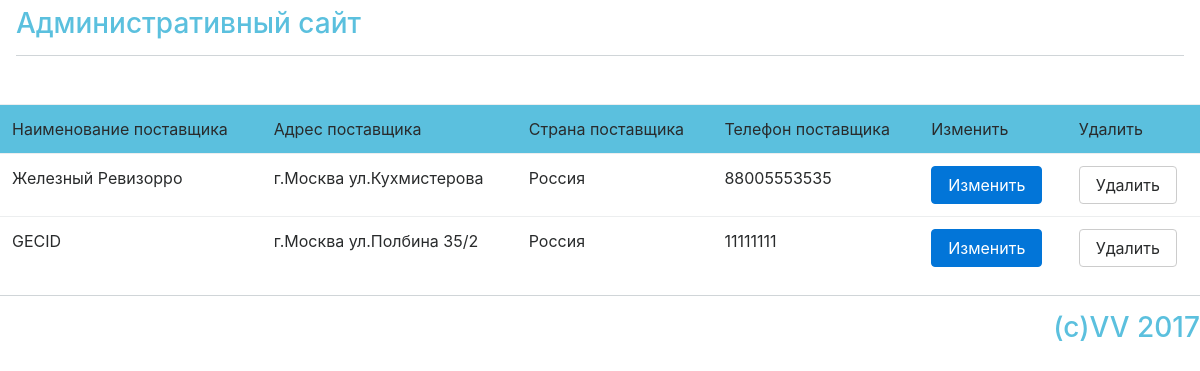
/provider/, run on the app's committed database.
### database/models.py (models this page shows, shortened)
class Provider(models.Model):
    provider_id = models.AutoField(primary_key=True)
    provider_name = models.CharField(max_length=50)
    provider_address = models.CharField(max_length=50)
    provider_country = models.CharField(max_length=30)
    provider_number = models.CharField(max_length=50)
    class Meta:
        verbose_name = "Поставщик"
        verbose_name_plural = "Поставщики"

### database/views.py (the view)
# urls.py: url(r"^provider/$", views.show_provider, name="provider"),
def show_provider(request):
    provider_list = Provider.objects.all()
    return render(request, "provider/show_provider.html", locals())

### templates/provider/show_provider.html (shortened to what this page needs)
{% extends 'base.html' %}
{% block content %}
<div align="center">
    <table class="table table-hover">
    <thead class="bg-info">
        <tr>
            <td>Наименование поставщика</td>
            <td>Адрес поставщика</td>
            <td>Страна поставщика</td>
            <td>Телефон поставщика</td>
            <td>Изменить</td>
            <td>Удалить</td>
        </tr>
     </thead>
{% for provider in provider_list  %}
    <tr>
        <td>{{ provider.provider_name }}</td>
        <td>{{ provider.provider_address }}</td>
        <td>{{ provider.provider_country }}</td>
        <td>{{ provider.provider_number }}</td>
        <td><a href="{% url "edit_provider" provider.provider_id %}" class="btn btn-primary" role="button">Изменить</a></td>
        <td><a href="{% url "delete_provider" provider.provider_id %}" class="btn btn-secondary" role="button">Удалить</a></td>
    </tr>
{% endfor %}
</table>
</div>
{% endblock content %}

### data on the page
Provider: provider_name "Железный Ревизорро", provider_address "г.Москва ул.Кухмистерова", provider_country "Россия", provider_number "88005553535"
Provider: provider_name "GECID", provider_address "г.Москва ул.Полбина 35/2", provider_country "Россия", provider_number "11111111"
